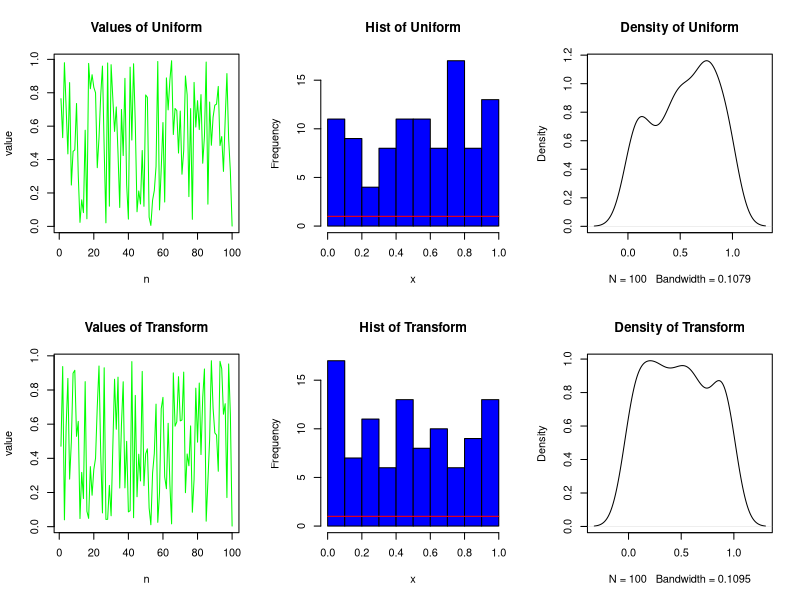
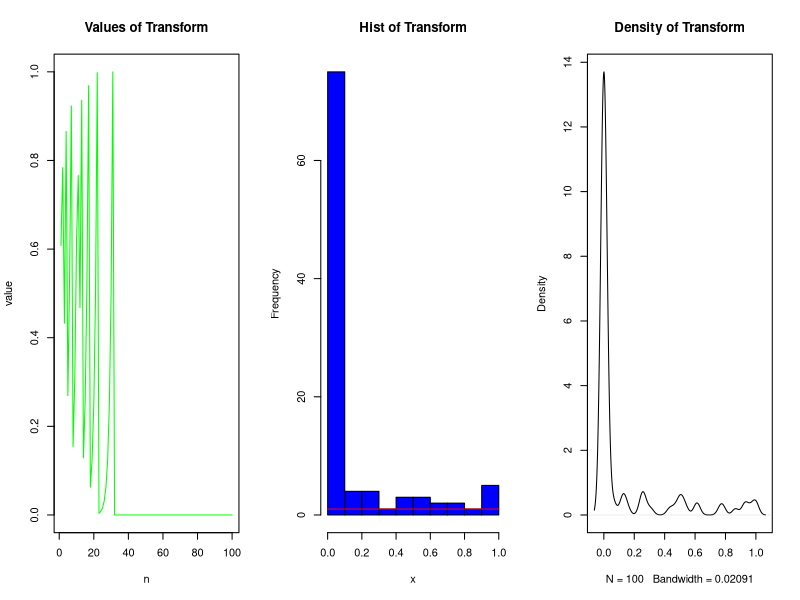
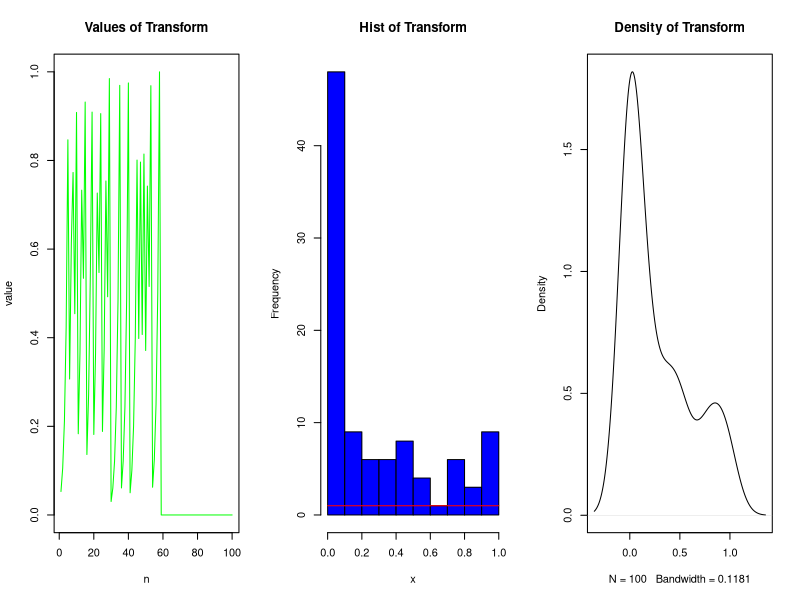

Reproduce these figures in R, in order.
## ---- chunk 1
knitr::opts_chunk$set(echo = TRUE)
## ---- chunk 2
pop = 1486981
totalNumbers = pop / 4 +  pop /1000 
probBusy = rnorm(1,0.2,0.1)
prior = 1 / totalNumbers
post = 1 / (totalNumbers*probBusy)
cat("My belief was", prior, "\n")
cat("My belief after dialing is", post, "\n")
cat("Therefore my belief increased by", post/prior, "times")
## ---- chunk 3
result <- function(game) {
  w <- array(0, dim=c(1,2))
  
  row1 = game[1] + game[2] + game[3]
  if (row1 == 0) {w[1] <- 1} else if (row1 == 3) {w[2] <- 1}
  
  row2 = game[4] + game[5] + game[6]
  if (row2 == 0) {w[1] <- 1} else if (row2 == 3) {w[2] <- 1}
  
  row3 = game[7] + game[8] + game[9]
  if (row3 == 0) {w[1] <- 1} else if (row3 == 3) {w[2] <- 1}
  
  col1 = game[1] + game[4] + game[7]
  if (col1 == 0) {w[1] <- 1} else if (col1 == 3) {w[2] <- 1}
  
  col2 = game[2] + game[5] + game[8]
  if (col2 == 0) {w[1] <- 1} else if (col2 == 3) {w[2] <- 1}
  
  col3 = game[3] + game[6] + game[9]
  if (col3 == 0) {w[1] <- 1} else if (col3 == 3) {w[2] <- 1}
  
  diag1 = game[1] + game[5] + game[9]
  if (diag1 == 0) {w[1] <- 1} else if (diag1 == 3) {w[2] <- 1}
  
  diag2 = game[3] + game[5] + game[7]
  if (diag2 == 0) {w[1] <- 1} else if (diag2 == 3) {w[2] <- 1}
  
  if(w[1] == 0 & w[2] == 0) {return("t")} #reprint("Its a tie")
  if(w[1] == 1 & w[2] == 0) {return("o")} #print("O wins")}
  if(w[1] == 0 & w[2] == 1) {return("x")} #print("X wins")}
  if(w[1] == 1 & w[2] == 1) {return("t")} #print("Its a tie")}
}

res <- array(NA, dim=c(1,1000))
for (k in 1:1000) {
  first = matrix(NA,3,3)
  for (i in 1:9){
    first[i]= rbinom(1,1,0.5)
  }
  res[k] <- result(first)
}
t <- sum(res == "t")
o <- sum(res == "o")
x <- sum(res == "x")
cat("Out of 1,000 games: X won", x, ", O won", o, "and there were", t, "ties")
cat("Therefore probability that X wins is :", (x/1000))
## ---- chunk 4

result1 <- function(game) {
  w <- array(0, dim=c(1,2))
  row1 = game[1] + game[2] + game[3]
  if (row1 == 0) {w[1] <- 1}
  row2 = game[4] + game[5] + game[6]
  if (row2 == 0) {w[1] <- 1}
  row3 = game[7] + game[8] + game[9]
  if (row3 == 0) {w[1] <- 1}
  col1 = game[1] + game[4] + game[7]
  if (col1 == 0) {w[1] <- 1}
  col2 = game[2] + game[5] + game[8]
  if (col2 == 0) {w[1] <- 1}
  col3 = game[3] + game[6] + game[9]
  if (col3 == 0) {w[1] <- 1}
  diag1 = game[1] + game[5] + game[9]
  if (diag1 == 0) {w[1] <- 1}
  diag2 = game[3] + game[5] + game[7]
  if (diag2 == 0) {w[1] <- 1}
  if(w[1] == 1) {return("o")} #print("O wins")}
}

result2 <- function(game) {
  w <- array(0, dim=c(1,2))
  row1 = game[1] + game[2] + game[3]
  if (row1 == 3) {w[2] <- 1}
  row2 = game[4] + game[5] + game[6]
  if (row2 == 3) {w[2] <- 1}
  row3 = game[7] + game[8] + game[9]
  if (row3 == 3) {w[2] <- 1}
  col1 = game[1] + game[4] + game[7]
  if (col1 == 3) {w[2] <- 1}
  col2 = game[2] + game[5] + game[8]
  if (col2 == 3) {w[2] <- 1}
  col3 = game[3] + game[6] + game[9]
  if (col3 == 3) {w[2] <- 1}
  diag1 = game[1] + game[5] + game[9]
  if (diag1 == 3) {w[2] <- 1}
  diag2 = game[3] + game[5] + game[7]
  if (diag2 == 3) {w[2] <- 1}
  if(w[2] == 1) {return("x")} #print("X wins")}
}

res1 <- array(NA, dim=c(1,1000))
for (j in 1:1000) {
  second = matrix(100,3,3)
  allCells <- seq(1:9)
  remaining <- allCells
  for (i in 1:9){
    selected <- sample(remaining,1,replace=FALSE)
    if (i == 9) {
        selected <- remaining
    }
    remaining <- setdiff(remaining,selected)
    if (i %% 2 == 0) {
      second[selected] <- 0
      if (length(result1(second)) > 0) {
        res1[j] <- result1(second) 
        break
      }
    }
    else {
      second[selected] <- 1
      if (length(result2(second)) > 0) {
        res1[j] <- result2(second) 
        break
        }
    }
  }
}
res1[is.na(res1)] <- "t"
t1 <- sum(res1 == "t")
o1 <- sum(res1 == "o")
x1 <- sum(res1 == "x")
cat("Out of 1,000 games: X won", x1, ", O won", o1, "and there were", t1, "ties")
cat("Therefore probability that X wins is :", (x1/1000))
cat("while probability that O wins is :", (o1/1000))
## ---- chunk 5
doors <- c("A","B","C")
decision <- c()
for (i in 1:1000) 
{
  prize <- sample(doors)[1]
  pick <- sample(doors)[1]
  open <- sample(doors[which(doors != prize & doors != pick)])[1]
  switch <- doors[which(doors != pick & doors != open)]
  if(pick == prize){decision=c(decision,"NoSwitch")}
  if(switch == prize){decision=c(decision,"Switch")}
}
cat("Switching was appropriate strategy in :", (length(which(decision == "NoSwitch"))/1000), "of times")
cat("Switching was appropriate strategy in :", (length(which(decision == "Switch"))/1000), "of times")
## ---- chunk 6
xx <- runif(100,0,1)
y <- array(NA, dim=c(1,100))
for(i in 1:100) {
  x <- xx[i]
  if (x <= 0.5) {
    x <- 2*x
  }
  else {
    x <- 2*(1-x)
  }
  y[i] <- x
}

x <- xx
par(mfrow=c(2,3))
plot(seq(1:100),x, type = 'l',col="Green", xlab="n", ylab="value", main="Values of Uniform")
hist(x, breaks=10, col="blue", main="Hist of Uniform")
curve(dunif(x),add=T, col="red", lwd=1)
plot(density(x),main="Density of Uniform")

remove(x)
x <- y
plot(seq(1:100),x, type = 'l', col="Green", xlab="n", ylab="value", main="Values of Transform")
hist(x, breaks=10, col="blue", main="Hist of Transform")
curve(dunif(x),add=T, col="red", lwd=1)
plot(density(x), main="Density of Transform")
## ---- chunk 7
remove(x,xx,y)

xx <- runif(1,0,1)
y <- array(NA, dim=c(1,100))
y[1] <- xx
for(i in 2:100) {
    x <- y[i-1]
  if (x <= 0.5) {
    x <- 2*x
  }
  else {
    x <- 2*(1-x)
  }
  y[i] <- x
}

par(mfrow=c(1,3))
x <- y
plot(seq(1:100),x, type = 'l', col="Green", xlab="n", ylab="value", main="Values of Transform")
hist(x, breaks=10, col="blue", main="Hist of Transform")
curve(dunif(x),add=T, col="red", lwd=1)
plot(density(x), main="Density of Transform")

## ---- chunk 8
remove(x,xx,y)

k <- rnorm(1,5,3)
xx <- 1/2^k
y <- array(NA, dim=c(1,100))
y[1] <- xx
for(i in 2:100) {
  x <- y[i-1]
  if (x <= 0.5) {
    x <- 2*x
  }
  else {
    x <- 2*(1-x)
  }
  y[i] <- x
}

par(mfrow=c(1,3))
x <- y
plot(seq(1:100),x, type = 'l', col="Green", xlab="n", ylab="value", main="Values of Transform")
hist(x, breaks=10, col="blue", main="Hist of Transform")
curve(dunif(x),add=T, col="red", lwd=1)
plot(density(x), main="Density of Transform")

